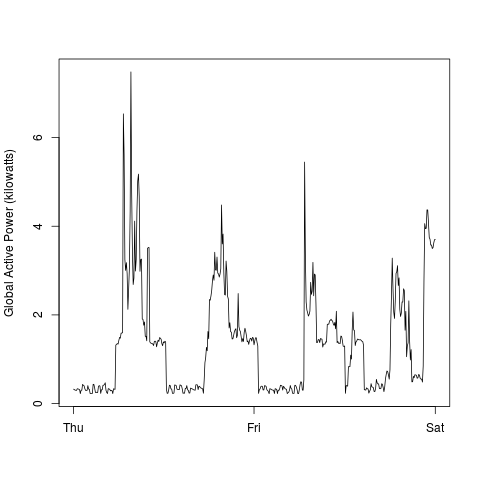

Write R code to recreate this figure.
source("plot2_model.R")

png(filename="plot2.png", width=480, height=480,bg = "white")
draw_plot2()
dev.off()
